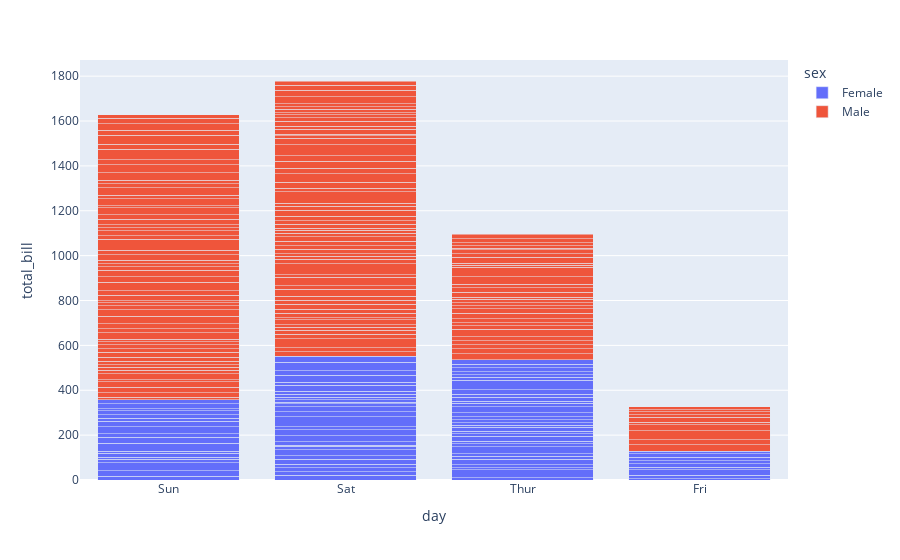
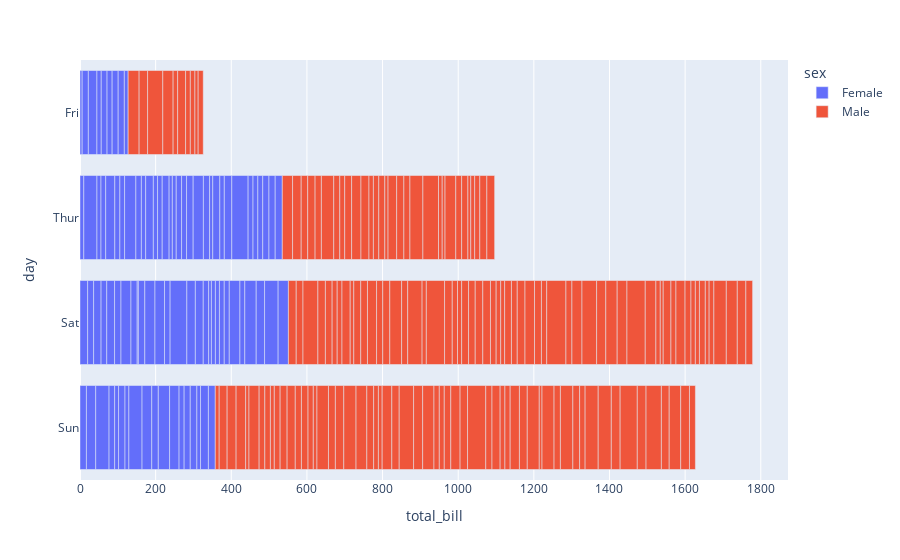
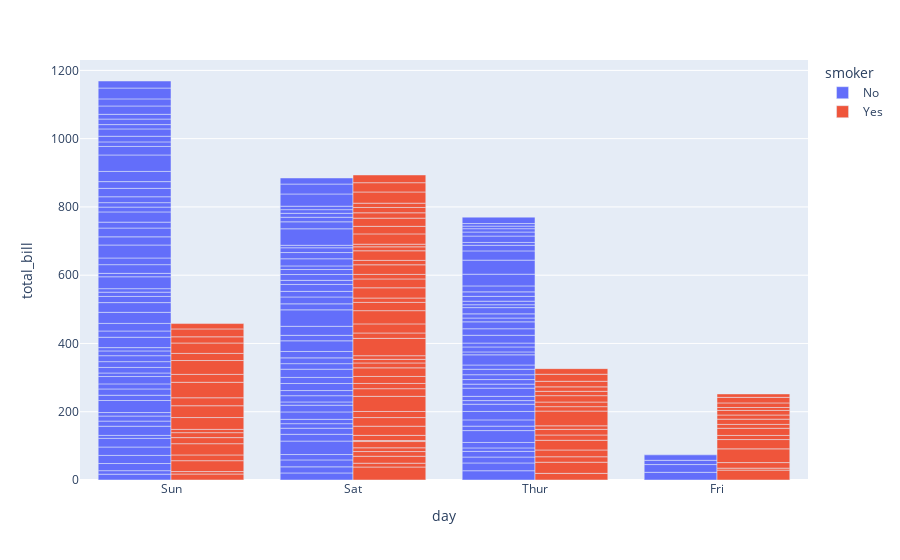

The cell these charts' notebook holds for them, in order:
### Code cell
#1 Simple bar chart
df = px.data.tips()
fig1 = px.bar(df, x='day', y='total_bill', color='sex')

#2 Stacked bar chart
fig2 = px.bar(df, x='day', y='total_bill', color='sex', barmode='stack')
fig2.show()

#3 Horizontal bar chart
fig3 = px.bar(df, x='total_bill', y='day', color='sex', orientation='h')
fig3.show()

#4 Grouped bar chart by smoker
fig4 = px.bar(df, x='day', y='total_bill', color='smoker', barmode='group')
fig4.show()

#5 Aggregated bar chart
fig5 = px.bar(df.groupby("day", as_index=False).mean(), x='day', y='total_bill')
fig5.show()

### Figure 1 — Plotly figure (JSON) as saved in the notebook; plotly's stock layout.template omitted (floating-point values rounded to 4 significant figures; data arrays with more than 128 entries replaced by an {"elided": "..."} marker saying what was removed)
{"data": [{"hovertemplate": "sex=Female<br>day=%{x}<br>total_bill=%{y}<extra></extra>", "legendgroup": "Female", "marker": {"color": "#636efa", "pattern": {"shape": ""}}, "name": "Female", "orientation": "v", "showlegend": true, "textposition": "auto", "type": "bar", "x": ["Sun", "Sun", "Sun", "Sun", "Sun", "Sun", "Sat", "Sat", "Sat", "Sat", "Sat", "Sat", "Sun", "Sun", "Sat", "Sat", "Sat", "Sat", "Sat", "Sat", "Sat", "Thur", "Thur", "Fri", "Fri", "Fri", "Fri", "Fri", "Sat", "Sat", "Sat", "Sat", "Sat", "Sun", "Sun", "Thur", "Thur", "Thur", "Thur", "Thur", "Thur", "Thur", "Thur", "Thur", "Thur", "Thur", "Thur", "Thur", "Thur", "Thur", "Thur", "Thur", "Thur", "Thur", "Thur", "Thur", "Thur", "Sun", "Sun", "Sun", "Sun", "Sun", "Sat", "Sat", "Sun", "Sun", "Sun", "Thur", "Thur", "Thur", "Thur", "Thur", "Thur", "Thur", "Sat", "Sat", "Sat", "Sat", "Sat", "Fri", "Fri", "Fri", "Fri", "Sat", "Sat", "Sat", "Thur"], "xaxis": "x", "y": [16.99, 24.59, 35.26, 14.83, 10.33, 16.97, 20.29, 15.77, 19.65, 15.06, 20.69, 16.93, 10.29, 34.81, 26.41, 16.45, 3.07, 17.07, 26.86, 25.28, 14.73, 10.07, 34.83, 5.75, 16.32, 22.75, 11.35, 15.38, 44.3, 22.42, 20.92, 14.31, 7.25, 25.71, 17.31, 10.65, 12.43, 24.08, 13.42, 12.48, 29.8, 14.52, 11.38, 20.27, 11.17, 12.26, 18.26, 8.51, 10.33, 14.15, 13.16, 17.47, 27.05, 16.43, 8.35, 18.64, 11.87, 29.85, 25.0, 13.39, 16.21, 17.51, 10.59, 10.63, 9.6, 20.9, 18.15, 19.81, 43.11, 13.0, 12.74, 13.0, 16.4, 16.47, 12.76, 13.27, 28.17, 12.9, 30.14, 13.42, 15.98, 16.27, 10.09, 22.12, 35.83, 27.18, 18.78], "yaxis": "y"}, {"hovertemplate": "sex=Male<br>day=%{x}<br>total_bill=%{y}<extra></extra>", "legendgroup": "Male", "marker": {"color": "#EF553B", "pattern": {"shape": ""}}, "name": "Male", "orientation": "v", "showlegend": true, "textposition": "auto", "type": "bar", "x": {"elided": "157 str values"}, "xaxis": "x", "y": {"elided": "157 float values"}, "yaxis": "y"}], "layout": {"barmode": "stack", "legend": {"title": {"text": "sex"}, "tracegroupgap": 0}, "margin": {"t": 60}, "xaxis": {"anchor": "y", "domain": [0, 1], "title": {"text": "day"}}, "yaxis": {"anchor": "x", "domain": [0, 1], "title": {"text": "total_bill"}}}}

### Figure 2 — Plotly figure (JSON) as saved in the notebook; plotly's stock layout.template omitted (floating-point values rounded to 4 significant figures; data arrays with more than 128 entries replaced by an {"elided": "..."} marker saying what was removed)
{"data": [{"hovertemplate": "sex=Female<br>total_bill=%{x}<br>day=%{y}<extra></extra>", "legendgroup": "Female", "marker": {"color": "#636efa", "pattern": {"shape": ""}}, "name": "Female", "orientation": "h", "showlegend": true, "textposition": "auto", "type": "bar", "x": [16.99, 24.59, 35.26, 14.83, 10.33, 16.97, 20.29, 15.77, 19.65, 15.06, 20.69, 16.93, 10.29, 34.81, 26.41, 16.45, 3.07, 17.07, 26.86, 25.28, 14.73, 10.07, 34.83, 5.75, 16.32, 22.75, 11.35, 15.38, 44.3, 22.42, 20.92, 14.31, 7.25, 25.71, 17.31, 10.65, 12.43, 24.08, 13.42, 12.48, 29.8, 14.52, 11.38, 20.27, 11.17, 12.26, 18.26, 8.51, 10.33, 14.15, 13.16, 17.47, 27.05, 16.43, 8.35, 18.64, 11.87, 29.85, 25.0, 13.39, 16.21, 17.51, 10.59, 10.63, 9.6, 20.9, 18.15, 19.81, 43.11, 13.0, 12.74, 13.0, 16.4, 16.47, 12.76, 13.27, 28.17, 12.9, 30.14, 13.42, 15.98, 16.27, 10.09, 22.12, 35.83, 27.18, 18.78], "xaxis": "x", "y": ["Sun", "Sun", "Sun", "Sun", "Sun", "Sun", "Sat", "Sat", "Sat", "Sat", "Sat", "Sat", "Sun", "Sun", "Sat", "Sat", "Sat", "Sat", "Sat", "Sat", "Sat", "Thur", "Thur", "Fri", "Fri", "Fri", "Fri", "Fri", "Sat", "Sat", "Sat", "Sat", "Sat", "Sun", "Sun", "Thur", "Thur", "Thur", "Thur", "Thur", "Thur", "Thur", "Thur", "Thur", "Thur", "Thur", "Thur", "Thur", "Thur", "Thur", "Thur", "Thur", "Thur", "Thur", "Thur", "Thur", "Thur", "Sun", "Sun", "Sun", "Sun", "Sun", "Sat", "Sat", "Sun", "Sun", "Sun", "Thur", "Thur", "Thur", "Thur", "Thur", "Thur", "Thur", "Sat", "Sat", "Sat", "Sat", "Sat", "Fri", "Fri", "Fri", "Fri", "Sat", "Sat", "Sat", "Thur"], "yaxis": "y"}, {"hovertemplate": "sex=Male<br>total_bill=%{x}<br>day=%{y}<extra></extra>", "legendgroup": "Male", "marker": {"color": "#EF553B", "pattern": {"shape": ""}}, "name": "Male", "orientation": "h", "showlegend": true, "textposition": "auto", "type": "bar", "x": {"elided": "157 float values"}, "xaxis": "x", "y": {"elided": "157 str values"}, "yaxis": "y"}], "layout": {"barmode": "relative", "legend": {"title": {"text": "sex"}, "tracegroupgap": 0}, "margin": {"t": 60}, "xaxis": {"anchor": "y", "domain": [0, 1], "title": {"text": "total_bill"}}, "yaxis": {"anchor": "x", "domain": [0, 1], "title": {"text": "day"}}}}

### Figure 3 — Plotly figure (JSON) as saved in the notebook; plotly's stock layout.template omitted (floating-point values rounded to 4 significant figures; data arrays with more than 128 entries replaced by an {"elided": "..."} marker saying what was removed)
{"data": [{"alignmentgroup": "True", "hovertemplate": "smoker=No<br>day=%{x}<br>total_bill=%{y}<extra></extra>", "legendgroup": "No", "marker": {"color": "#636efa", "pattern": {"shape": ""}}, "name": "No", "offsetgroup": "No", "orientation": "v", "showlegend": true, "textposition": "auto", "type": "bar", "x": {"elided": "151 str values"}, "xaxis": "x", "y": {"elided": "151 float values"}, "yaxis": "y"}, {"alignmentgroup": "True", "hovertemplate": "smoker=Yes<br>day=%{x}<br>total_bill=%{y}<extra></extra>", "legendgroup": "Yes", "marker": {"color": "#EF553B", "pattern": {"shape": ""}}, "name": "Yes", "offsetgroup": "Yes", "orientation": "v", "showlegend": true, "textposition": "auto", "type": "bar", "x": ["Sat", "Sat", "Sat", "Sat", "Sat", "Sat", "Sat", "Sat", "Sat", "Sat", "Sat", "Thur", "Thur", "Fri", "Fri", "Fri", "Fri", "Fri", "Fri", "Fri", "Fri", "Fri", "Sat", "Sat", "Sat", "Sat", "Sat", "Sat", "Thur", "Sun", "Sat", "Sat", "Sat", "Sat", "Sun", "Sun", "Sun", "Sun", "Sun", "Sun", "Sun", "Sun", "Sun", "Sun", "Sun", "Sun", "Sun", "Sun", "Sun", "Sun", "Sun", "Sun", "Thur", "Thur", "Thur", "Thur", "Thur", "Thur", "Thur", "Thur", "Thur", "Thur", "Thur", "Thur", "Thur", "Thur", "Sat", "Sat", "Sat", "Sat", "Sat", "Sat", "Sat", "Sat", "Sat", "Sat", "Sat", "Sat", "Sat", "Fri", "Fri", "Fri", "Fri", "Fri", "Fri", "Sat", "Sat", "Sat", "Sat", "Sat", "Sat", "Sat", "Sat"], "xaxis": "x", "y": [38.01, 11.24, 20.29, 13.81, 11.02, 18.29, 3.07, 15.01, 26.86, 25.28, 17.92, 19.44, 32.68, 28.97, 5.75, 16.32, 40.17, 27.28, 12.03, 21.01, 11.35, 15.38, 44.3, 22.42, 15.36, 20.49, 25.21, 14.31, 16.0, 17.51, 10.59, 10.63, 50.81, 15.81, 7.25, 31.85, 16.82, 32.9, 17.89, 14.48, 9.6, 34.63, 34.65, 23.33, 45.35, 23.17, 40.55, 20.9, 30.46, 18.15, 23.1, 15.69, 19.81, 28.44, 15.48, 16.58, 10.34, 43.11, 13.0, 13.51, 18.71, 12.74, 13.0, 16.4, 20.53, 16.47, 26.59, 38.73, 24.27, 12.76, 30.06, 25.89, 13.27, 28.17, 12.9, 28.15, 11.59, 7.74, 30.14, 12.16, 13.42, 8.58, 13.42, 16.27, 10.09, 22.12, 24.01, 15.69, 15.53, 12.6, 32.83, 27.18, 22.67], "yaxis": "y"}], "layout": {"barmode": "group", "legend": {"title": {"text": "smoker"}, "tracegroupgap": 0}, "margin": {"t": 60}, "xaxis": {"anchor": "y", "domain": [0, 1], "title": {"text": "day"}}, "yaxis": {"anchor": "x", "domain": [0, 1], "title": {"text": "total_bill"}}}}
